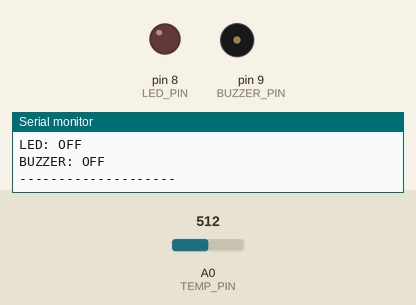
Recording of a sketch running on a simulated Arduino Uno, built with avr-gcc and run on an emulated ATmega328P. On the bench: output pins drawn as LEDs (lit = HIGH), buzzer (waves = sounding), the last lines printed to the serial monitor. The test bench sets the inputs (shaded band); at power-on: A0 (TEMP_PIN) = 512.

Above: at 1.8 s.
1.9 s: A0 (TEMP_PIN) set to 373
3.4 s: A0 (TEMP_PIN) set to 345
At 5.2 s:
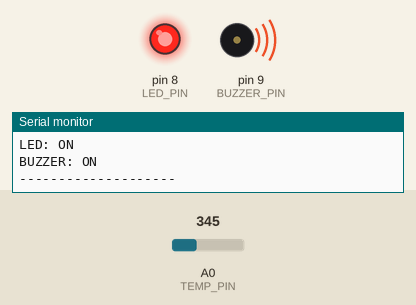
5.5 s: A0 (TEMP_PIN) set to 511
At 6.9 s:
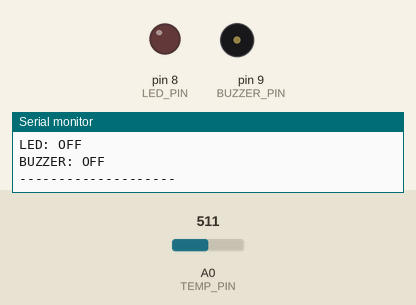
7.6 s: A0 (TEMP_PIN) set to 306
At 8.7 s:
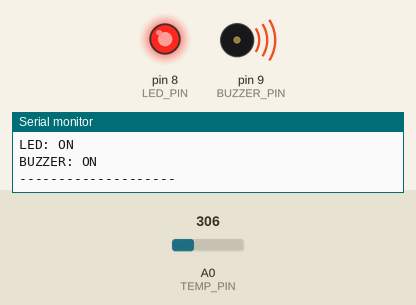
Timing chart, 0 to 10.6 s (numbered marks = the images above; inputs shaded):
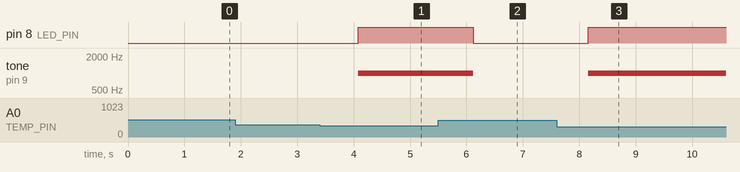

The sketch:

sketch.ino
```cpp
#include <math.h>

// Pin configuration
const int TEMP_PIN = A0;
const int LED_PIN = 8;
const int BUZZER_PIN = 9;

// NTC parameters
const float BETA = 3950;
const float R0 = 10000;
const float T0 = 298.15;

// Over-temperature threshold
const float OVERHEAT_LIMIT = 40.0;

// Read temperature from NTC sensor
float readTemperature(){
  int adcValue = analogRead(TEMP_PIN);

  if(adcValue <= 0 || adcValue >= 1023){
    return NAN;
  }

  float resistance = R0 / (1023.0 / adcValue - 1.0);
  float temperatureK = 1.0 / (1.0 / T0 + log(resistance / R0) / BETA);
  return temperatureK - 273.15;
}

// Control the over-temperature alarm
void controlAlarm(float temperature){

  if(temperature >= OVERHEAT_LIMIT){

    digitalWrite(LED_PIN, HIGH);
    tone(BUZZER_PIN, 1000);

    Serial.println("STATUS: OVERHEAT!");
    Serial.println("LED: ON");
    Serial.println("BUZZER: ON");

  } else{

    digitalWrite(LED_PIN, LOW);
    noTone(BUZZER_PIN);

    Serial.println("STATUS: NORMAL");
    Serial.println("LED: OFF");
    Serial.println("BUZZER: OFF");
  }
}

void setup(){

  pinMode(LED_PIN, OUTPUT);
  pinMode(BUZZER_PIN, OUTPUT);

  Serial.begin(9600);

  digitalWrite(LED_PIN, LOW);
  noTone(BUZZER_PIN);
}

void loop(){

  float temperature = readTemperature();

  if(isnan(temperature)){
    Serial.println("ERROR: Invalid temperature sensor reading");
    digitalWrite(LED_PIN, HIGH);
    tone(BUZZER_PIN, 2000);
  }
  else{
    Serial.print("Temperature: ");
    Serial.print(temperature);
    Serial.println(" C");
    controlAlarm(temperature);
  }

  Serial.println("--------------------");
  delay(1000);
}
```

Measured:
- the behaviour switches between 355 and 354 on A0 (TEMP_PIN) (found by bisection; images 0 and 1)
- after the input at 3.4 s, pin 8 (LED_PIN): LOW → HIGH after 0.68 s; tone on pin 9 (BUZZER_PIN): silent → 1000 Hz after 0.68 s
- after the input at 5.5 s, pin 8 (LED_PIN): HIGH → LOW after 0.62 s; tone on pin 9 (BUZZER_PIN): 1000 Hz → silent after 0.62 s
- after the input at 7.6 s, pin 8 (LED_PIN): LOW → HIGH after 0.56 s; tone on pin 9 (BUZZER_PIN): silent → 1000 Hz after 0.56 s
